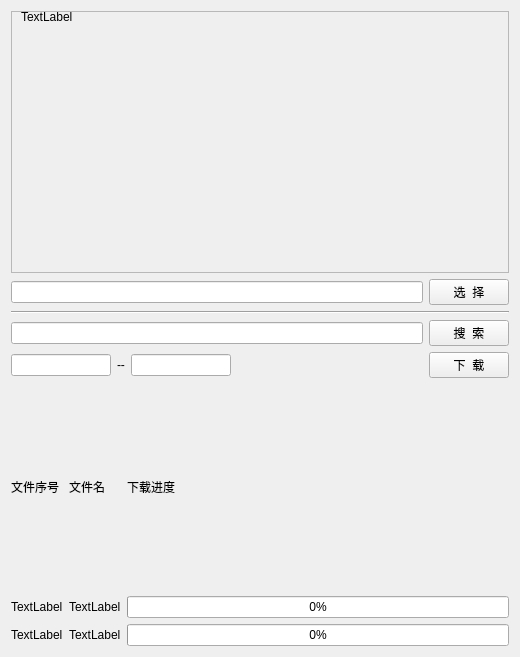
<?xml version="1.0" encoding="UTF-8"?>
<ui version="4.0">
 <class>Form</class>
 <widget class="QWidget" name="Form">
  <property name="geometry">
   <rect>
    <x>0</x>
    <y>0</y>
    <width>520</width>
    <height>657</height>
   </rect>
  </property>
  <property name="sizePolicy">
   <sizepolicy hsizetype="Preferred" vsizetype="Preferred">
    <horstretch>0</horstretch>
    <verstretch>0</verstretch>
   </sizepolicy>
  </property>
  <property name="maximumSize">
   <size>
    <width>16777215</width>
    <height>16777215</height>
   </size>
  </property>
  <property name="windowTitle">
   <string>下载工具</string>
  </property>
  <layout class="QVBoxLayout" name="verticalLayout">
   <item>
    <layout class="QVBoxLayout" name="verticalLayout_2">
     <property name="sizeConstraint">
      <enum>QLayout::SetFixedSize</enum>
     </property>
     <property name="topMargin">
      <number>0</number>
     </property>
     <property name="bottomMargin">
      <number>0</number>
     </property>
     <item>
      <widget class="QFrame" name="frame">
       <property name="frameShape">
        <enum>QFrame::StyledPanel</enum>
       </property>
       <property name="frameShadow">
        <enum>QFrame::Raised</enum>
       </property>
       <widget class="QLabel" name="label">
        <property name="geometry">
         <rect>
          <x>10</x>
          <y>0</y>
          <width>500</width>
          <height>12</height>
         </rect>
        </property>
        <property name="text">
         <string>TextLabel</string>
        </property>
       </widget>
      </widget>
     </item>
    </layout>
   </item>
   <item>
    <layout class="QHBoxLayout" name="horizontalLayout_3">
     <item>
      <widget class="QLineEdit" name="choice_edit"/>
     </item>
     <item>
      <widget class="QPushButton" name="choice_btn">
       <property name="text">
        <string>选  择</string>
       </property>
      </widget>
     </item>
    </layout>
   </item>
   <item>
    <widget class="Line" name="line">
     <property name="orientation">
      <enum>Qt::Horizontal</enum>
     </property>
    </widget>
   </item>
   <item>
    <layout class="QHBoxLayout" name="horizontalLayout">
     <item>
      <widget class="QLineEdit" name="search_edit"/>
     </item>
     <item>
      <widget class="QPushButton" name="search_btn">
       <property name="text">
        <string>搜  索</string>
       </property>
      </widget>
     </item>
    </layout>
   </item>
   <item>
    <layout class="QHBoxLayout" name="horizontalLayout_2">
     <item>
      <widget class="QLineEdit" name="num_one"/>
     </item>
     <item>
      <widget class="QLabel" name="label_2">
       <property name="sizePolicy">
        <sizepolicy hsizetype="Preferred" vsizetype="Fixed">
         <horstretch>0</horstretch>
         <verstretch>0</verstretch>
        </sizepolicy>
       </property>
       <property name="maximumSize">
        <size>
         <width>16777215</width>
         <height>20</height>
        </size>
       </property>
       <property name="text">
        <string>--</string>
       </property>
      </widget>
     </item>
     <item>
      <widget class="QLineEdit" name="num_two"/>
     </item>
     <item>
      <spacer name="horizontalSpacer">
       <property name="orientation">
        <enum>Qt::Horizontal</enum>
       </property>
       <property name="sizeHint" stdset="0">
        <size>
         <width>200</width>
         <height>20</height>
        </size>
       </property>
      </spacer>
     </item>
     <item>
      <widget class="QPushButton" name="download_btn">
       <property name="text">
        <string>下  载</string>
       </property>
      </widget>
     </item>
    </layout>
   </item>
   <item>
    <layout class="QGridLayout" name="gridLayout">
     <item row="0" column="0">
      <widget class="QLabel" name="label_3">
       <property name="text">
        <string>文件序号</string>
       </property>
      </widget>
     </item>
     <item row="0" column="2">
      <widget class="QLabel" name="label_5">
       <property name="text">
        <string>下载进度</string>
       </property>
      </widget>
     </item>
     <item row="0" column="1">
      <widget class="QLabel" name="label_4">
       <property name="text">
        <string>文件名</string>
       </property>
      </widget>
     </item>
     <item row="1" column="1">
      <widget class="QLabel" name="label_7">
       <property name="text">
        <string>TextLabel</string>
       </property>
      </widget>
     </item>
     <item row="1" column="0">
      <widget class="QLabel" name="label_6">
       <property name="text">
        <string>TextLabel</string>
       </property>
      </widget>
     </item>
     <item row="2" column="0">
      <widget class="QLabel" name="label_8">
       <property name="text">
        <string>TextLabel</string>
       </property>
      </widget>
     </item>
     <item row="2" column="1">
      <widget class="QLabel" name="label_9">
       <property name="text">
        <string>TextLabel</string>
       </property>
      </widget>
     </item>
     <item row="1" column="2">
      <widget class="QProgressBar" name="progressBar">
       <property name="value">
        <number>0</number>
       </property>
      </widget>
     </item>
     <item row="2" column="2">
      <widget class="QProgressBar" name="progressBar_2">
       <property name="value">
        <number>0</number>
       </property>
      </widget>
     </item>
    </layout>
   </item>
  </layout>
 </widget>
 <resources/>
 <connections/>
</ui>
